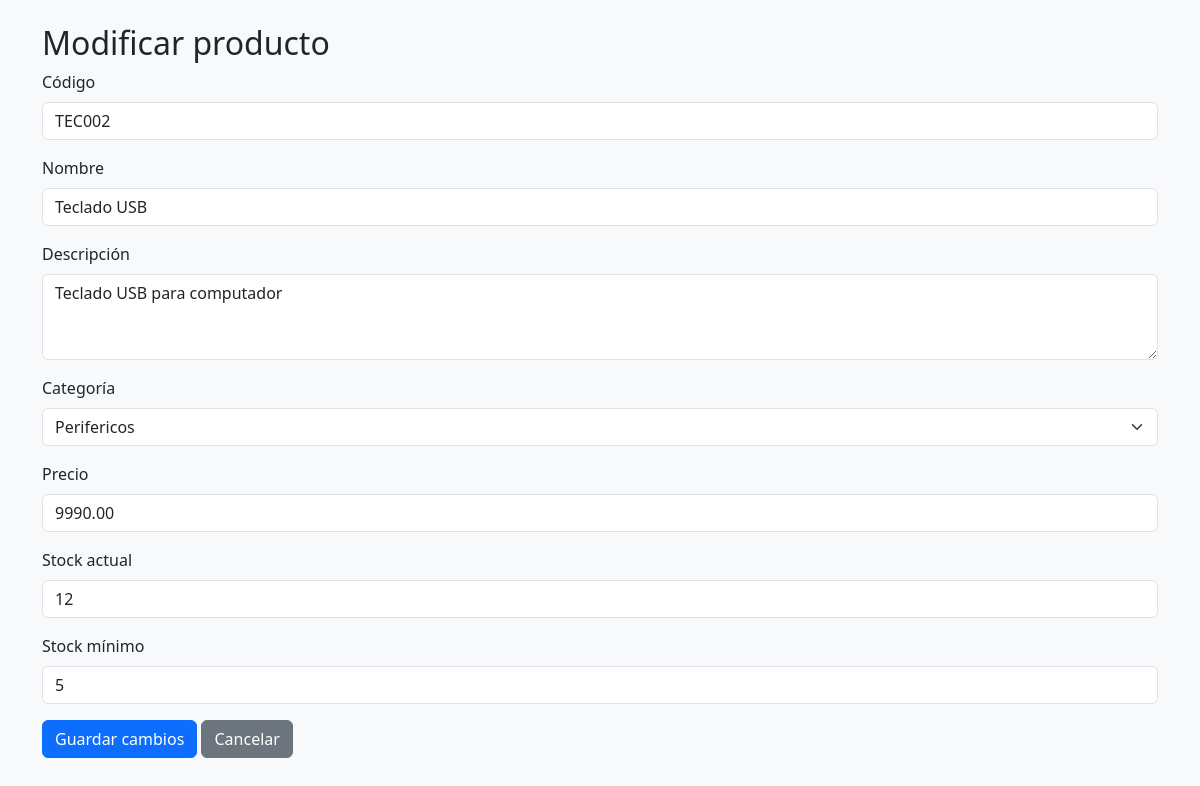
/editar_producto.php?id=2 (signed in), run on the app's committed database.
### tables this page shows
CREATE TABLE producto (
    id_producto INT(11) NOT NULL AUTO_INCREMENT,
    codigo VARCHAR(50) NOT NULL,
    nombre VARCHAR(100) NOT NULL,
    descripcion VARCHAR(255) DEFAULT NULL,
    precio DECIMAL(10,2) NOT NULL,
    stock_actual INT(11) NOT NULL,
    stock_minimo INT(11) NOT NULL,
    estado TINYINT(1) NOT NULL DEFAULT 1,
    id_categoria INT(11) NOT NULL,
    PRIMARY KEY (id_producto),
    UNIQUE KEY codigo (codigo),
    KEY id_categoria (id_categoria),
    CONSTRAINT producto_ibfk_1
        FOREIGN KEY (id_categoria)
        REFERENCES categoria (id_categoria)
);

CREATE TABLE categoria (
    id_categoria INT(11) NOT NULL AUTO_INCREMENT,
    nombre VARCHAR(100) NOT NULL,
    descripcion VARCHAR(255) DEFAULT NULL,
    estado TINYINT(1) NOT NULL DEFAULT 1,
    PRIMARY KEY (id_categoria)
);

### editar_producto.php (the view, shortened to what this page needs)
<?php
require_once "conexion/conexion.php";
$id_producto = filter_input(INPUT_GET, "id", FILTER_VALIDATE_INT);
$sql = "SELECT * FROM producto WHERE id_producto = :id";
$consulta = $conexion->prepare($sql);
$consulta->execute(["id" => $id_producto]);
$producto = $consulta->fetch(PDO::FETCH_ASSOC);
$sql_categorias = "SELECT * FROM categoria ORDER BY nombre";
$consulta_categorias = $conexion->prepare($sql_categorias);
$consulta_categorias->execute();
$categorias = $consulta_categorias->fetchAll(PDO::FETCH_ASSOC);
?>
<!DOCTYPE html>
<html lang="es">
<head>
    <link href="https://cdn.jsdelivr.net/npm/bootstrap@5.3.3/dist/css/bootstrap.min.css" rel="stylesheet">
</head>
<body class="bg-light">
<div class="container mt-4">
    <h2>Modificar producto</h2>
    <form method="POST">
        <div class="mb-3">
            <label class="form-label">Código</label>
            <input
                type="text"
                class="form-control"
                value="<?php echo htmlspecialchars($producto["codigo"]); ?>"
                readonly
            >
        </div>
        <div class="mb-3">
            <label class="form-label">Nombre</label>
            <input
                type="text"
                class="form-control"
                value="<?php echo htmlspecialchars($producto["nombre"]); ?>"
                readonly
            >
        </div>
        <div class="mb-3">
            <label class="form-label">Descripción</label>
            <textarea
                name="descripcion"
                class="form-control"
                rows="3"
            ><?php echo htmlspecialchars($producto["descripcion"] ?? ""); ?></textarea>
        </div>
        <div class="mb-3">
            <label class="form-label">Categoría</label>
            <select name="id_categoria" class="form-select" required>
                <?php foreach ($categorias as $categoria): ?>
                    <option
                        value="<?php echo $categoria["id_categoria"]; ?>"
                        <?php echo ($categoria["id_categoria"] == $producto["id_categoria"]) ? "selected" : ""; ?>
                    >
                        <?php echo htmlspecialchars($categoria["nombre"]); ?>
                    </option>
                <?php endforeach; ?>
            </select>
        </div>
        <div class="mb-3">
            <label class="form-label">Precio</label>
            <input
                type="number"
                name="precio"
                class="form-control"
                min="0"
                step="0.01"
                value="<?php echo htmlspecialchars($producto["precio"]); ?>"
                required
            >
        </div>
        <div class="mb-3">
            <label class="form-label">Stock actual</label>
            <input
                type="number"
                name="stock_actual"
                class="form-control"
                min="0"
                step="1"
                value="<?php echo htmlspecialchars($producto["stock_actual"]); ?>"
                required
            >
        </div>
        <div class="mb-3">
            <label class="form-label">Stock mínimo</label>
            <input
                type="number"
                name="stock_minimo"
                class="form-control"
                min="0"
                step="1"
                value="<?php echo htmlspecialchars($producto["stock_minimo"]); ?>"
                required
            >
        </div>
        <button type="submit" class="btn btn-primary">
            Guardar cambios
        </button>
        <a href="listar_productos.php" class="btn btn-secondary">
            Cancelar
        </a>
    </form>
</div>
</body>
</html>

### data on the page
producto: codigo "TEC002", nombre "Teclado USB", descripcion "Teclado USB para computador", id_categoria "Perifericos", precio "9990.00", stock_actual "12", stock_minimo "5"
